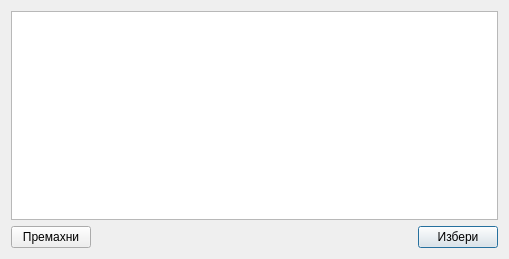
<?xml version="1.0" encoding="UTF-8"?>
<ui version="4.0">
 <class>MedicationTemplateDialogClass</class>
 <widget class="QDialog" name="MedicationTemplateDialogClass">
  <property name="geometry">
   <rect>
    <x>0</x>
    <y>0</y>
    <width>509</width>
    <height>259</height>
   </rect>
  </property>
  <property name="windowTitle">
   <string>MedicationTemplateDialog</string>
  </property>
  <layout class="QVBoxLayout" name="verticalLayout">
   <item>
    <widget class="QTableView" name="tableView">
     <property name="editTriggers">
      <set>QAbstractItemView::NoEditTriggers</set>
     </property>
     <property name="showDropIndicator" stdset="0">
      <bool>false</bool>
     </property>
     <property name="dragDropOverwriteMode">
      <bool>false</bool>
     </property>
     <property name="selectionMode">
      <enum>QAbstractItemView::NoSelection</enum>
     </property>
     <property name="selectionBehavior">
      <enum>QAbstractItemView::SelectItems</enum>
     </property>
     <property name="textElideMode">
      <enum>Qt::ElideLeft</enum>
     </property>
     <attribute name="horizontalHeaderVisible">
      <bool>false</bool>
     </attribute>
     <attribute name="horizontalHeaderStretchLastSection">
      <bool>true</bool>
     </attribute>
     <attribute name="verticalHeaderVisible">
      <bool>false</bool>
     </attribute>
     <attribute name="verticalHeaderStretchLastSection">
      <bool>false</bool>
     </attribute>
    </widget>
   </item>
   <item>
    <layout class="QHBoxLayout" name="horizontalLayout">
     <item>
      <widget class="QPushButton" name="deleteButton">
       <property name="text">
        <string>Премахни</string>
       </property>
       <property name="autoDefault">
        <bool>false</bool>
       </property>
      </widget>
     </item>
     <item>
      <spacer name="horizontalSpacer_2">
       <property name="orientation">
        <enum>Qt::Horizontal</enum>
       </property>
       <property name="sizeHint" stdset="0">
        <size>
         <width>40</width>
         <height>20</height>
        </size>
       </property>
      </spacer>
     </item>
     <item>
      <widget class="QPushButton" name="okButton">
       <property name="text">
        <string>Избери</string>
       </property>
       <property name="default">
        <bool>true</bool>
       </property>
      </widget>
     </item>
    </layout>
   </item>
  </layout>
 </widget>
 <layoutdefault spacing="6" margin="11"/>
 <resources/>
 <connections/>
</ui>
